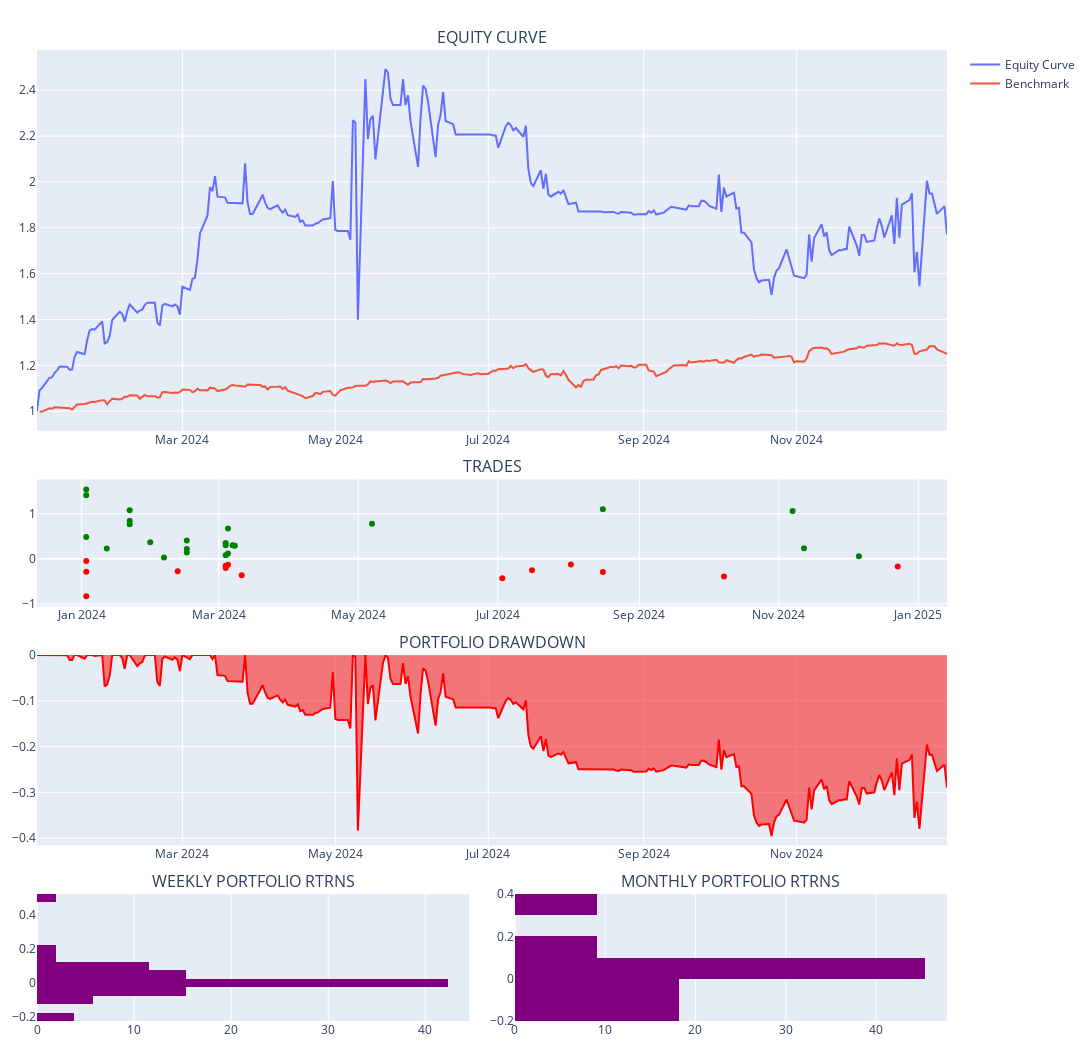

Here is the notebook cell this chart was saved with:
### Code cell
pm.plot_portfolio()
# Check if the jump is real
# Why is NVDA trades saying None?

### Figure 1 — Plotly figure (JSON) as saved in the notebook; plotly's stock layout.template omitted (floating-point values rounded to 4 significant figures; data arrays with more than 128 entries replaced by an {"elided": "..."} marker saying what was removed)
{"data": [{"name": "Equity Curve", "showlegend": true, "type": "scatter", "x": {"elided": "260 str values"}, "xaxis": "x", "y": {"elided": "260 float values"}, "yaxis": "y"}, {"name": "Benchmark", "showlegend": true, "type": "scatter", "x": {"elided": "260 str values"}, "xaxis": "x", "y": {"elided": "260 float values"}, "yaxis": "y"}, {"customdata": [5, 10, 15, 20, 11, 1, 25, 24, 18, 3, 0, 2, 4, 6, 12, 10, 2, 25, 24, 12, 7, 4, 69, 7, 6, 34, 30, 28, 137, 20, 119, 50, 7, 10, 81, 23, 1, 60, 3], "hovertemplate": "<b>%{text}</b><br><br>Date: %{x}<br>Size: %{customdata}<br>PnL: %{y}<br>", "marker": {"color": ["red", "red", "green", "green", "green", "red", "green", "green", "green", "green", "green", "green", "green", "red", "green", "green", "green", "green", "red", "green", "green", "red", "green", "green", "red", "green", "green", "red", "green", "red", "red", "red", "red", "green", "red", "green", "green", "green", "red"]}, "mode": "markers", "name": "Ticker", "showlegend": false, "text": ["BA", "AAPL", "AMD", "META", "COST", "NFLX", "NVDA", "AMD", "META", "NFLX", "NVDA", "AMZN", "AMZN", "SBUX", "META", "COST", "NFLX", "AMD", "META", "COST", "NFLX", "AMZN", "AMD", "NFLX", "AMZN", "AMD", "AMD", "AMD", "AMD", "TSLA", "AMD", "META", "SBUX", "TSLA", "AMD", "TSLA", "AMZN", "TSLA", "BA"], "type": "scatter", "x": ["2024-01-03T00:00:00", "2024-01-03T00:00:00", "2024-01-03T00:00:00", "2024-01-03T00:00:00", "2024-01-03T00:00:00", "2024-01-03T00:00:00", "2024-01-12T00:00:00", "2024-01-22T00:00:00", "2024-01-22T00:00:00", "2024-01-22T00:00:00", "2024-01-22T00:00:00", "2024-01-31T00:00:00", "2024-02-06T00:00:00", "2024-02-12T00:00:00", "2024-02-16T00:00:00", "2024-02-16T00:00:00", "2024-02-16T00:00:00", "2024-03-04T00:00:00", "2024-03-04T00:00:00", "2024-03-04T00:00:00", "2024-03-04T00:00:00", "2024-03-04T00:00:00", "2024-03-05T00:00:00", "2024-03-05T00:00:00", "2024-03-05T00:00:00", "2024-03-07T00:00:00", "2024-03-08T00:00:00", "2024-03-11T00:00:00", "2024-05-07T00:00:00", "2024-07-03T00:00:00", "2024-07-16T00:00:00", "2024-08-02T00:00:00", "2024-08-16T00:00:00", "2024-08-16T00:00:00", "2024-10-08T00:00:00", "2024-11-07T00:00:00", "2024-11-12T00:00:00", "2024-12-06T00:00:00", "2024-12-23T00:00:00"], "xaxis": "x2", "y": [-0.8339, -0.2852, 0.4821, 1.411, 1.535, -0.05096, 0.2289, 0.844, 1.076, 0.7633, null, 0.3669, 0.02936, -0.2768, 0.218, 0.4042, 0.1388, 0.2994, -0.1555, 0.07607, 0.351, -0.2032, 0.1169, 0.6713, -0.1341, 0.2981, 0.2862, -0.3661, 0.7759, -0.4336, -0.2551, -0.1273, -0.292, 1.099, -0.3934, 1.059, 0.233, 0.05576, -0.1737], "yaxis": "y2"}, {"fill": "tozeroy", "line": {"color": "red"}, "name": "Drawdown", "showlegend": false, "type": "scatter", "x": {"elided": "260 str values"}, "xaxis": "x3", "y": {"elided": "260 float values"}, "yaxis": "y3"}, {"histnorm": "percent", "marker": {"color": "purple"}, "showlegend": false, "type": "histogram", "xaxis": "x4", "y": [null, 0.08462, 0.05349, 0.07716, 0.03121, 0.04869, 0.004944, -0.003362, 0.05093, 0.1508, 0.09025, -0.01507, -0.02448, 0.01181, -0.01415, -0.0244, 0.01471, -0.02749, -0.2168, 0.5005, 0.1127, -0.03041, 0.03764, -0.03554, -0.02603, 0, -0.02629, 0.04013, -0.1131, -0.02303, -0.01736, -0.01694, -0.001783, 0.0008915, -0.005509, -0.0007183, 0.01707, 0.002752, 0.001233, 0.02097, -0.08157, -0.1175, 0.03445, -0.02177, 0.1053, -0.04252, 0.07408, -0.0373, 0.01122, 0.08177, -0.1871, 0.2038, -0.04802], "yaxis": "y4"}, {"histnorm": "percent", "marker": {"color": "purple"}, "showlegend": false, "type": "histogram", "xaxis": "x5", "y": [null, 0.09173, 0.3084, 0.07768, 0.1297, -0.0253, -0.1098, -0.05383, 0.01282, -0.155, 0.09256, 0.01901], "yaxis": "y5"}], "layout": {"annotations": [{"font": {"size": 16}, "showarrow": false, "text": "EQUITY CURVE", "x": 0.5, "xanchor": "center", "xref": "paper", "y": 1.0, "yanchor": "bottom", "yref": "paper"}, {"font": {"size": 16}, "showarrow": false, "text": "TRADES", "x": 0.5, "xanchor": "center", "xref": "paper", "y": 0.5577, "yanchor": "bottom", "yref": "paper"}, {"font": {"size": 16}, "showarrow": false, "text": "PORTFOLIO DRAWDOWN", "x": 0.5, "xanchor": "center", "xref": "paper", "y": 0.3769, "yanchor": "bottom", "yref": "paper"}, {"font": {"size": 16}, "showarrow": false, "text": "WEEKLY PORTFOLIO RTRNS", "x": 0.2375, "xanchor": "center", "xref": "paper", "y": 0.1308, "yanchor": "bottom", "yref": "paper"}, {"font": {"size": 16}, "showarrow": false, "text": "MONTHLY PORTFOLIO RTRNS", "x": 0.7625, "xanchor": "center", "xref": "paper", "y": 0.1308, "yanchor": "bottom", "yref": "paper"}], "height": 1050, "hovermode": "x unified", "margin": {"b": 20, "l": 15, "r": 15, "t": 50}, "paper_bgcolor": "WHITE", "width": 1200, "xaxis": {"anchor": "y", "domain": [0, 1]}, "xaxis2": {"anchor": "y2", "domain": [0, 1]}, "xaxis3": {"anchor": "y3", "domain": [0, 1]}, "xaxis4": {"anchor": "y4", "domain": [0, 0.475]}, "xaxis5": {"anchor": "y5", "domain": [0.525, 1]}, "yaxis": {"anchor": "x", "domain": [0.6077, 1.0]}, "yaxis2": {"anchor": "x2", "domain": [0.4269, 0.5577]}, "yaxis3": {"anchor": "x3", "domain": [0.1808, 0.3769]}, "yaxis4": {"anchor": "x4", "domain": [0, 0.1308]}, "yaxis5": {"anchor": "x5", "domain": [0, 0.1308]}}}
